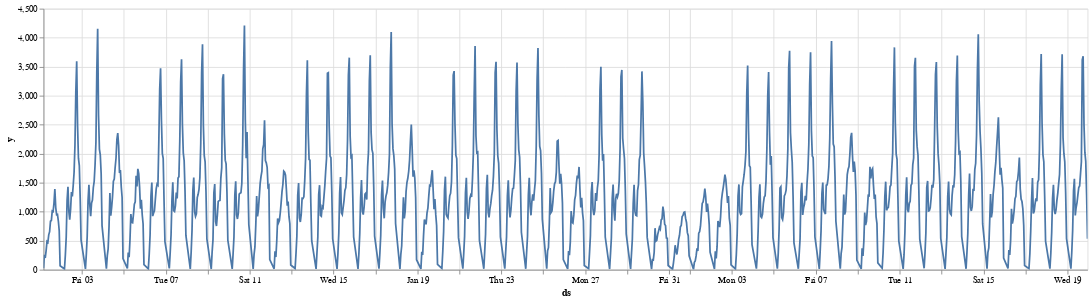

The cell this chart's notebook holds for it:
### Code cell
import altair as alt

alt.Chart(ml_df.filter(pl.col("unique_id") == "411").head(1000)).mark_line().encode(x="ds", y="y").properties(width=1200).interactive()

### Figure 1 — Vega specification as saved in the notebook (floating-point values rounded to 4 significant figures; data arrays with more than 128 entries replaced by an {"elided": "..."} marker saying what was removed)
{"$schema": "https://vega.github.io/schema/vega/v5.json", "data": [{"name": "param_1_store"}, {"name": "source_0", "values": {"elided": "1000 records"}, "transform": [{"type": "formula", "expr": "toDate(datum['ds'])", "as": "ds"}]}, {"name": "source_0_y_domain_y", "values": [{"min": 6, "max": 4210}]}], "signals": [{"name": "unit", "value": {}, "on": [{"events": "pointermove", "update": "isTuple(group()) ? group() : unit"}]}, {"name": "param_1", "update": "vlSelectionResolve(\"param_1_store\", \"union\")"}, {"name": "param_1_ds", "on": [{"events": [{"source": "view", "type": "dblclick"}], "update": "null"}, {"events": {"signal": "param_1_translate_delta"}, "update": "panLinear(param_1_translate_anchor.extent_x, -param_1_translate_delta.x / width)"}, {"events": {"signal": "param_1_zoom_delta"}, "update": "zoomLinear(domain(\"x\"), param_1_zoom_anchor.x, param_1_zoom_delta)"}]}, {"name": "param_1_y", "on": [{"events": [{"source": "view", "type": "dblclick"}], "update": "null"}, {"events": {"signal": "param_1_translate_delta"}, "update": "panLinear(param_1_translate_anchor.extent_y, param_1_translate_delta.y / height)"}, {"events": {"signal": "param_1_zoom_delta"}, "update": "zoomLinear(domain(\"y\"), param_1_zoom_anchor.y, param_1_zoom_delta)"}]}, {"name": "param_1_tuple", "on": [{"events": [{"signal": "param_1_ds || param_1_y"}], "update": "param_1_ds && param_1_y ? {unit: \"\", fields: param_1_tuple_fields, values: [param_1_ds,param_1_y]} : null"}]}, {"name": "param_1_tuple_fields", "value": [{"field": "ds", "channel": "x", "type": "R"}, {"field": "y", "channel": "y", "type": "R"}]}, {"name": "param_1_translate_anchor", "value": {}, "on": [{"events": [{"source": "scope", "type": "pointerdown"}], "update": "{x: x(unit), y: y(unit), extent_x: domain(\"x\"), extent_y: domain(\"y\")}"}]}, {"name": "param_1_translate_delta", "value": {}, "on": [{"events": [{"source": "window", "between": [{"source": "scope", "type": "pointerdown"}, {"source": "window", "type": "pointerup"}], "type": "pointermove", "consume": true}], "update": "{x: param_1_translate_anchor.x - x(unit), y: param_1_translate_anchor.y - y(unit)}"}]}, {"name": "param_1_zoom_anchor", "on": [{"events": [{"source": "scope", "type": "wheel", "consume": true}], "update": "{x: invert(\"x\", x(unit)), y: invert(\"y\", y(unit))}"}]}, {"name": "param_1_zoom_delta", "on": [{"events": [{"source": "scope", "consume": true, "type": "wheel"}], "update": "pow(1.001, event.deltaY * pow(16, event.deltaMode))", "force": true}]}, {"name": "param_1_modify", "on": [{"events": {"signal": "param_1_tuple"}, "update": "modify(\"param_1_store\", param_1_tuple, true)"}]}], "marks": [{"type": "line", "name": "marks", "from": {"data": "source_0"}, "sort": {"field": "x"}, "encode": {"update": {"defined": {"signal": "isValid(datum[\"ds\"]) && isFinite(+datum[\"ds\"]) && isValid(datum[\"y\"]) && isFinite(+datum[\"y\"])"}, "y": {"field": "y", "scale": "y"}, "x": {"field": "ds", "scale": "x"}, "stroke": {"value": "#4c78a8"}}}, "style": ["line"], "interactive": true, "clip": true}], "scales": [{"name": "x", "type": "time", "domain": {"data": "source_0", "field": "ds"}, "range": [0, {"signal": "width"}], "domainRaw": {"signal": "param_1[\"ds\"]"}}, {"name": "y", "type": "linear", "domain": [{"signal": "(data(\"source_0_y_domain_y\")[0] || {}).min"}, {"signal": "(data(\"source_0_y_domain_y\")[0] || {}).max"}], "range": [{"signal": "height"}, 0], "nice": true, "domainRaw": {"signal": "param_1[\"y\"]"}, "zero": true}], "axes": [{"scale": "x", "gridScale": "y", "grid": true, "orient": "bottom", "tickCount": {"signal": "ceil(width/40)"}, "maxExtent": 0, "domain": false, "minExtent": 0, "zindex": 0, "aria": false, "labels": false, "ticks": false}, {"scale": "y", "labels": false, "orient": "left", "grid": true, "maxExtent": 0, "zindex": 0, "domain": false, "minExtent": 0, "ticks": false, "gridScale": "x", "tickCount": {"signal": "ceil(height/40)"}, "aria": false}, {"scale": "x", "orient": "bottom", "labelFlush": true, "labelOverlap": true, "zindex": 0, "tickCount": {"signal": "ceil(width/40)"}, "title": "ds", "grid": false}, {"scale": "y", "zindex": 0, "grid": false, "title": "y", "tickCount": {"signal": "ceil(height/40)"}, "labelOverlap": true, "orient": "left"}], "height": 300, "style": "cell", "width": 1200, "padding": 5, "background": "white"}
